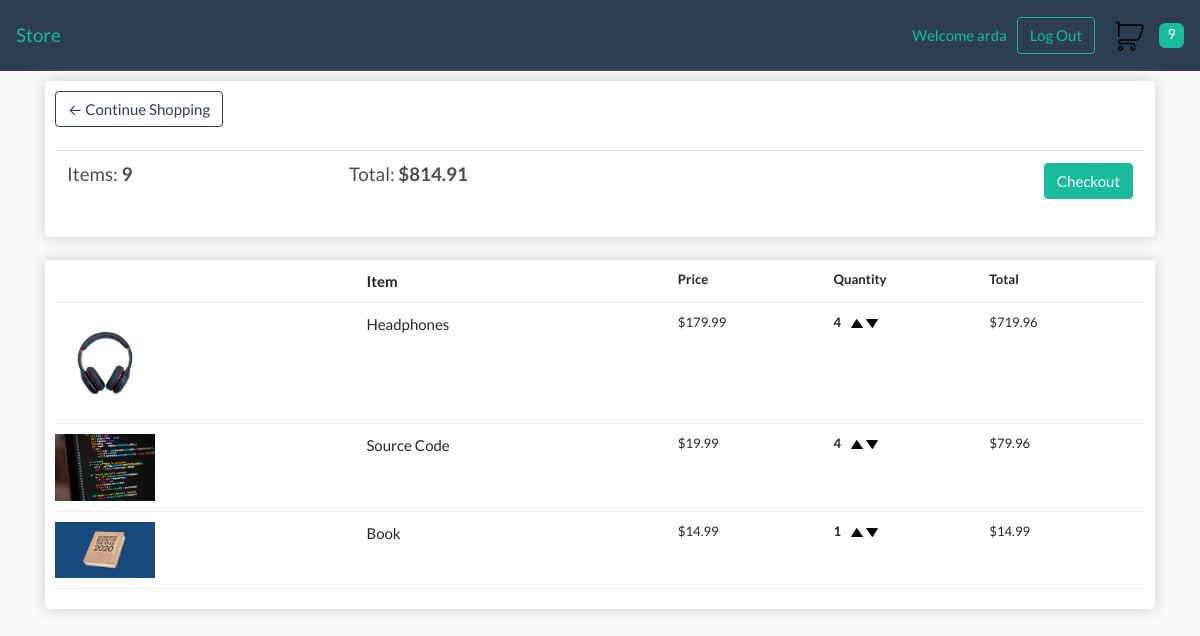
/cart/ (signed in), run on an earlier commit of the app's database.
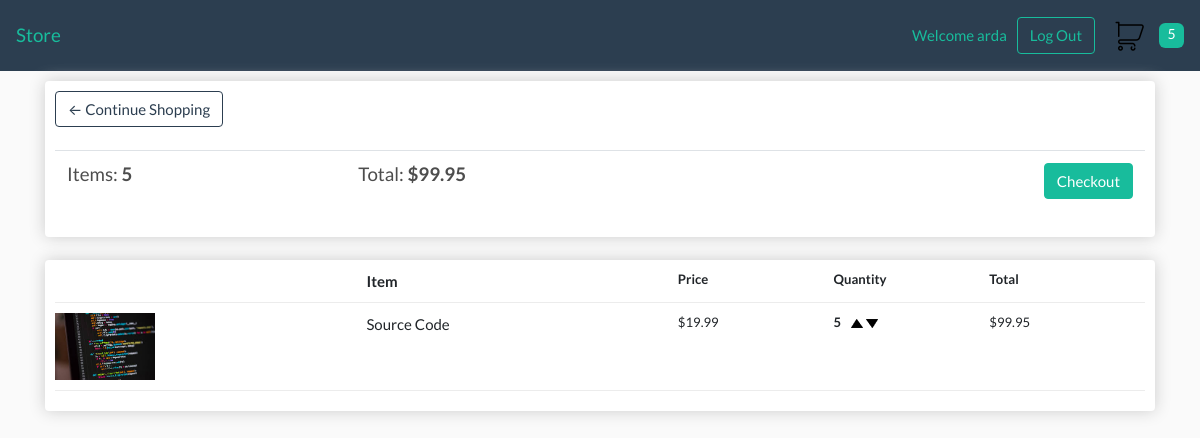
And on a later commit of the database.
### store/models.py (models this page shows, shortened)
class Order(models.Model):
    customer = models.ForeignKey("store.Customer", on_delete=models.SET_NULL, null=True, blank=True)
    date_ordered = models.DateTimeField(auto_now_add=True)
    complete = models.BooleanField(default=False, null=True, blank=False)
    transaction_id = models.CharField(max_length=100, null=True)
    @property
    def get_cart_total(self):
        return sum([item.get_total for item in self.orderitem_set.all()])
    @property
    def get_cart_items(self):
        return sum([item.quantity for item in self.orderitem_set.all()])

class OrderItem(models.Model):
    product = models.ForeignKey("store.Product", on_delete=models.SET_NULL, null=True)
    order = models.ForeignKey("store.Order", on_delete=models.SET_NULL, null=True)
    quantity = models.IntegerField(default=0, null=True, blank=True)
    date_added = models.DateTimeField(auto_now_add=True)
    @property
    def get_total(self):
        return self.product.price * self.quantity

class Product(models.Model):
    name = models.CharField(max_length=200, null=True)
    price = models.DecimalField(max_digits=5, decimal_places=2)
    digital = models.BooleanField(default=False, null=True, blank=False)
    image = models.ImageField(null=True, blank=True)
    @property
    def get_image_url(self):
        try:
            return self.image.url
        except:
            return ''

### store/views.py (the view)
# urls.py: path('cart/', views.cart, name='cart'),
def cart(request):
    data = cart_data(request)
    cart_items = data['cart_items']
    order = data['order']
    items = data['items']
    return render(request, 'store/cart.html', {
        'items': items,
        'order': order,
        'cart_items': cart_items
    })

### store/utils.py (called while the page is built)
def cart_data(request):
    if request.user.is_authenticated:
        customer = request.user.customer
        order, created = Order.objects.get_or_create(customer=customer, complete=False)
        items = order.orderitem_set.all()
        cart_items = order.get_cart_items
    else:
        cookie_data = cookie_cart(request)
        cart_items = cookie_data['cart_items']
        order = cookie_data['order']
        items = cookie_data['items']
    return {
        'cart_items': cart_items,
        'order': order,
        'items': items
    }

### store/templates/store/cart.html (shortened to what this page needs)
{% extends 'store/layout.html' %}
{% load static %}
{% block body %}
    <div class="row">
        <div class="col-lg-12">
            <div class="box-element">
                <a class="btn btn-outline-primary" href="{% url 'store' %}">&#x2190; Continue Shopping</a>
                <br>
                <br>
                <table class="table">
                    <tr>
                        <th><h5>Items: <strong>{{ order.get_cart_items }}</strong></h5></th>
                        <th><h5>Total: <strong>${{ order.get_cart_total|floatformat:2 }}</strong></h5></th>
                        <th>
                            <a class="btn btn-success checkout" href="{% url 'checkout' %}">
                                Checkout
                            </a>
                        </th>
                    </tr>
                </table>
            </div>
            <br>
            <div class="box-element">
                <div class="cart-row">
                    <div class="large"></div>
                    <div class="large"><strong>Item</strong></div>
                    <div class="small"><strong>Price</strong></div>
                    <div class="small"><strong>Quantity</strong></div>
                    <div class="small"><strong>Total</strong></div>
                </div>
                {% for item in items %}
                    <div class="cart-row">
                        <div class="large">
                            <img class="row-image" src="{{ item.product.get_image_url }}" alt="item image">
                        </div>
                        <div class="large"><p>{{ item.product.name }}</p></div>
                        <div class="small"><p>${{ item.product.price|floatformat:2 }}</p></div>
                        <div class="small">
                            <p class="quantity">{{ item.quantity }}</p>
                            <div class="quantity">
                                <img data-product={{item.product.id}} data-action="add" class="chg-quantity update-cart" src="{% static  'images/arrow-up.png' %}">
                                <img data-product={{item.product.id}} data-action="remove" class="chg-quantity update-cart" src="{% static  'images/arrow-down.png' %}">
                            </div>
                        </div>
                        <div class="small"><p>${{ item.get_total }}</p></div>
                    </div>
                {% endfor %}
            </div>
        </div>
    </div>
{% endblock body %}

### store/templates/store/layout.html (shortened to what this page needs)
{% load static %}
<!DOCTYPE html>
<html lang="en">
    <head>
        <link rel="stylesheet" href="https://stackpath.bootstrapcdn.com/bootswatch/4.5.0/flatly/bootstrap.min.css">
        <link rel="stylesheet" type="text/css" href="{% static 'css/main.css' %}">
    </head>
    <body>
        <nav class="navbar navbar-expand-lg navbar-primary bg-primary">
            <a class="navbar-brand" href="{% url 'store' %}">Store</a>
            <div class="form-inline my-2 my-lg-0">
                {% if request.user.is_authenticated %}
                    <div id="welcome">Welcome {{ request.user.username }}</div>
                    <a href="{% url 'logout' %}" class="btn btn-outline-success">Log Out</a>
                {% else %}
                    <a href="{% url 'login' %}" class="success" id="login">Log In</a>
                    <a href="{% url 'register' %}" class="btn btn-outline-success">Register</a>
                {% endif %}
                <a href="{% url 'cart' %}">
                    <img src="{% static 'images/cart.png' %}" alt="cart" id="cart-icon">
                </a>
                <div id="cart-total">{{ cart_items }}</div>
            </div>
        </nav>
        <div class="container">
            {% block body %}
            {% endblock body %}
        </div>
    </body>
</html>

What changed in the data, as far as the page shows it:
removed OrderItem: product.get_image_url (picture), product.name "Headphones", product.price "179.99", quantity "4", get_total "719.96"
removed OrderItem: product.get_image_url (picture), product.name "Book", product.price "14.99", quantity "1", get_total "14.99"
changed Order: get_cart_items "9" → "5"; get_cart_total "814.91" → "99.95"
changed OrderItem "Source Code": quantity "4" → "5"; get_total "79.96" → "99.95"
Also different on the page:
{{ cart_items }}: "9" → "5"
